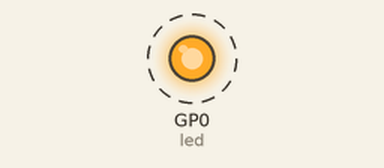
The program below on a simulated Raspberry Pi Pico running CircuitPython. Shown: output pins drawn as LEDs (lit = HIGH). Dashed ring = blinking.

Above: at 0.05 s.
Timing chart, 0 to 3.0 s (numbered marks = the images above):
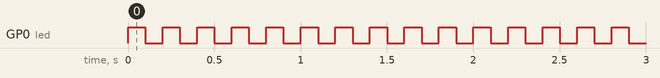

The program:

LED_blink.py
```python
import time
import board # type: ignore
import digitalio # type: ignore

led = digitalio.DigitalInOut(board.GP0)
led.direction = digitalio.Direction.OUTPUT

while True:
    led.value = True
    time.sleep(.1)
    led.value =  False
    time.sleep(.1)
```

Measured:
- by itself, GP0 (led): alternates HIGH for 0.10 s and LOW for 0.10 s
